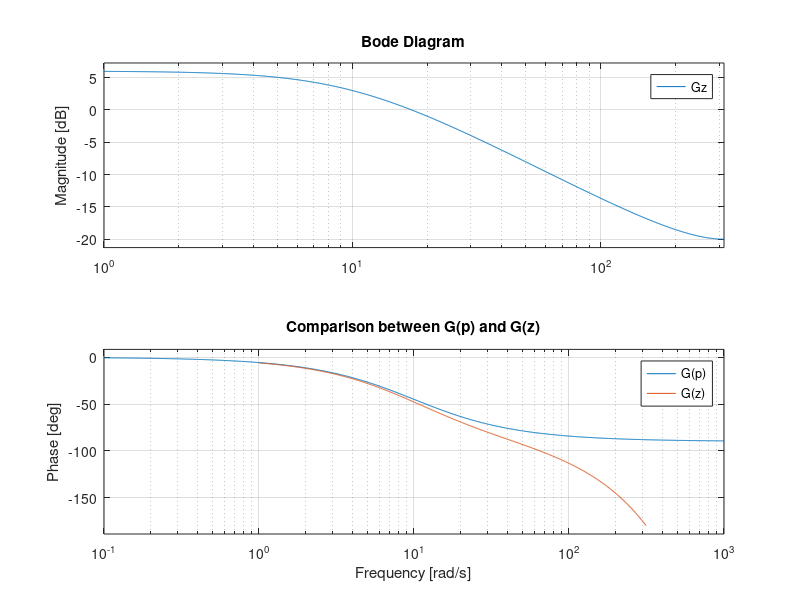

MATLAB code to generate this figure: (Note: this script raises an error after producing the figure.)
clear; clc; close all;

%% -------------------------------------------------------
%   PART I – ZERO ORDER HOLD (ZOH) APPROXIMATION
%% -------------------------------------------------------

%% 1. Continuous plant G(p) and sampled plant G(z)

Ts = 0.01;                     % Sampling period
s  = tf('s');

Gp = 2/(1 + 0.1*s);            % Continuous plant G(p)
Gz = c2d(Gp, Ts, 'zoh');       % Discrete-time plant G(z) with ZOH

% (Optional) Bode of G(p) vs G(z)
figure;
bode(Gp); hold on;
bode(Gz);
grid on;
title('Comparison between G(p) and G(z)');
legend('G(p)','G(z)','Location','Best');

%% 2. Zero-Order Hold transfer function in Laplace domain

Bzoh = (1 - exp(-Ts*s))/s;     % ZOH: B(s) = (1 - e^{-sTs})/s


%% 3. Frequency-domain representation B(j\omega)

w = linspace(1, 2000, 400)';   % Frequency vector (rad/s), column vector

% ZOH frequency response (normalized so that |B(j0)| = 1):
% B(jw) = (1 - e^{-jwTs}) / (jwTs)
Bjw = (1 - exp(-1j*w*Ts)) ./ (1j*w*Ts);  % N x 1 complex vector

magB_db = 20*log10(abs(Bjw));
phaseB  = angle(Bjw);          % radians

figure;
subplot(2,1,1);
plot(w, magB_db, 'LineWidth', 1.3);
grid on;
title('Magnitude of B(j\omega)');
xlabel('\omega (rad/s)'); ylabel('|B(j\omega)| (dB)');

subplot(2,1,2);
plot(w, phaseB, 'LineWidth', 1.3);
grid on;
title('Phase of B(j\omega)');
xlabel('\omega (rad/s)'); ylabel('Phase (rad)');


%% 4. Compare G(z) and G(j\omega)B(j\omega) using Bode and Nichols

% Continuous G(jw) on the same frequency grid
Gjw_array = freqresp(Gp, w);   % size: 1 x 1 x N
Gjw       = squeeze(Gjw_array);% N x 1

% Continuous plant after ZOH in frequency domain:
Gjw_B = Gjw .* Bjw;            % N x 1 complex vector: G(jw)*B(jw)

% Bode of G(z) evaluated on same frequency grid
[magZ, phaseZ] = bode(Gz, w);  % magZ, phaseZ: 1 x 1 x N
magZ   = squeeze(magZ);        % N x 1
phaseZ = squeeze(phaseZ);      % N x 1 in degrees

% ---- BODE COMPARISON ----
figure;

subplot(2,1,1);
semilogx(w, 20*log10(abs(Gjw_B)), 'LineWidth', 1.3); hold on;
semilogx(w, 20*log10(magZ), '--', 'LineWidth', 1.3);
grid on;
title('Bode Magnitude: G(j\omega)B(j\omega) vs G(z)');
xlabel('\omega (rad/s)'); ylabel('Magnitude (dB)');
legend('G(j\omega)B(j\omega)', 'G(z)', 'Location', 'Best');

subplot(2,1,2);
semilogx(w, angle(Gjw_B), 'LineWidth', 1.3); hold on;
semilogx(w, phaseZ*pi/180, '--', 'LineWidth', 1.3);
grid on;
title('Bode Phase: G(j\omega)B(j\omega) vs G(z)');
xlabel('\omega (rad/s)'); ylabel('Phase (rad)');
legend('G(j\omega)B(j\omega)', 'G(z)', 'Location', 'Best');


%% 5. Nichols comparison

% Build FRD model from frequency-response data of G(jw)B(jw)
Gjw_B_frd = frd(reshape(Gjw_B, 1, 1, []), w);   % 1 x 1 x N

figure;
nichols(Gjw_B_frd, 'b'); hold on;
nichols(Gz, 'r--');
grid on;
title('Nichols Plot: G(j\omega)B(j\omega) vs G(z)');
legend('G(j\omega)B(j\omega)', 'G(z)', 'Location', 'Best');
